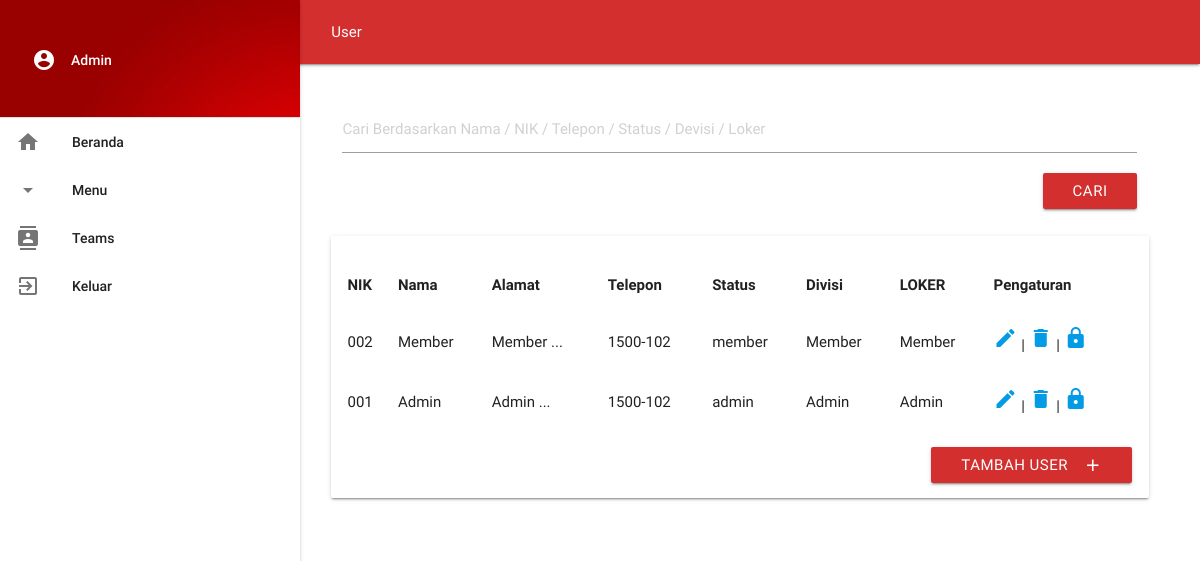
Page /admin/user.php (signed in) on the committed database.
### tables this page shows
CREATE TABLE `users` (
  `id` int(11) NOT NULL,
  `nik` varchar(100) NOT NULL,
  `nama` varchar(100) NOT NULL,
  `alamat` varchar(200) NOT NULL,
  `telepon` varchar(100) NOT NULL,
  `username` varchar(100) NOT NULL,
  `password` varchar(100) NOT NULL,
  `level` enum('admin','member') NOT NULL DEFAULT 'member',
  `divisi` varchar(100) NOT NULL,
  `loker` varchar(100) NOT NULL
);

### admin/user.php (the view, shortened to what this page needs)
<?php session_start();
include_once("../config.php");
$result = mysqli_query($koneksi, "SELECT * FROM users ORDER BY nik DESC");
$nama = ( isset($_SESSION['user']) ) ? $_SESSION['user'] : '';
?>
<!DOCTYPE html>
<html>
<head>
    <link href="../fonts/material.css" rel="stylesheet">
    <link type="text/css" rel="stylesheet" href="../css/materialize.min.css"  media="screen,projection"/>
</head>
<body>
	<div class="row">
		<header>
	        <nav class="row top-nav red darken-2">
	    		<div class="container">
	    			<div class="col offset-l2 nav-wrapper">
	    				<a class="page-title">User</a>
	    			</div>
	    		</div>
			</nav>
			<ul id="slide-out" class="side-nav fixed">
	            <li class="no-padding">
		            <ul class="collapsible collapsible-accordion">
		                <li>
		                	<div class="user-view">
		                    	<div class="background" style="margin-bottom:-15%;">
		                    		<img src="../images/bg.jpg">
		                    	</div>
		                		<span class="white-text name"><?php echo $nama; ?><i class="material-icons left">account_circle</i></span>
		                	</div>
		                </li>
		                <li><div class="divider" style="margin-top:15%;"></div></li>
		                <li><a href="index.php" class="collapsible-header">Beranda<i class="material-icons">home</i></a></li>
		                <li>
		                	<a class="collapsible-header">Menu<i class="material-icons">arrow_drop_down</i></a>
		                </li>
		                <li><a href="kontak.php" class="collapsible-header">Teams<i class="material-icons">contacts</i></a></li>
		                <li><a href="../logout.php" class="collapsible-header">Keluar<i class="material-icons">exit_to_app</i></a></li>
		            </ul>
	            </li>
	        </ul>
		</header>
		<main>
			<div class="row container">
				<div class="col s12 m12 l12 offset-l2"> <br>
					<div class="col s12 m12 l12">
						<form name="cari" method="post" action="cari-user.php" class="row">
	                    	<div class="e-input-field col s12 m12 l12">
	                    		<input type="text" name="cari" placeholder="Cari Berdasarkan Nama / NIK / Telepon / Status / Devisi / Loker" class="validate" required title="Cari User">
	                    		<input type="submit" name="cari2" value="cari" class="btn right red darken-2">
	                    	</div>
						</form>
					</div>
					<div class="col s12 m12 l12 card-panel z-depth"> <br>
						<table class="highlight">
							<tr>
								<th>NIK</th>
								<th>Nama</th>
								<th>Alamat</th>
								<th>Telepon</th>
								<th>Status</th>
								<th>Divisi</th>
								<th>LOKER</th>
								<th>Pengaturan</th>
				            </tr>
							<?php
							while($user_data = mysqli_fetch_array($result)) {
			                    $test = $user_data['nama'];
				                echo "<tr>";
				                echo "<td> <h6>".$user_data['nik']."</h6></td>";
				                echo "<td> <h6>".$user_data['nama']."</h6> </td>";
				                $lenght = 15;
				                $alamat = $user_data['alamat'];
				                echo "<td> <h6>".substr($alamat, 0, $lenght).' ...'."</h6> </td>";
				                echo "<td><h6>".$user_data['telepon']."</h6></td>";
			                    echo "<td><h6>".$user_data['level']."</h6></td>";
			                    echo "<td><h6>".$user_data['divisi']."</h6></td>";
			                    echo "<td><h6>".$user_data['loker']." </h6></td>";
				                echo "<td> <a href='edit-user.php?id=$user_data[id]' style='text-decoration: none;'><i class='material-icons' title='Edit $test'>mode_edit</i></a> | <a data-id='1' class='hapus' href='delete.php?id=$user_data[id]' style='text-decoration: none;'><i class='material-icons' title='Hapus $test'>delete</i></a> | <a href='edit-password.php?id=$user_data[id]' style='text-decoration: none;'><i class='material-icons' title='Ganti Kata Sandi $test'>lock</i></a> </td></tr>";
				            }
							?>
						</table>
						<table>
							<tr>
				            	<td colspan='9'>
				            		<a href='tambah-user.php' class="right waves-effect waves-light btn red darken-2">Tambah User<i class="material-icons right">add</i></a>
				            	</td>
				            </tr>
						</table>
					</div>
				</div>
			</div>
		</main>
	</div>
</body>
</html>

### rows in the picture
users: nik "002", nama "Member", alamat "Member", telepon "1500-102", level "member", divisi "Member", loker "Member"
users: nik "001", nama "Admin", alamat "Admin", telepon "1500-102", level "admin", divisi "Admin", loker "Admin"

### other values in the picture
$nama "Admin"
